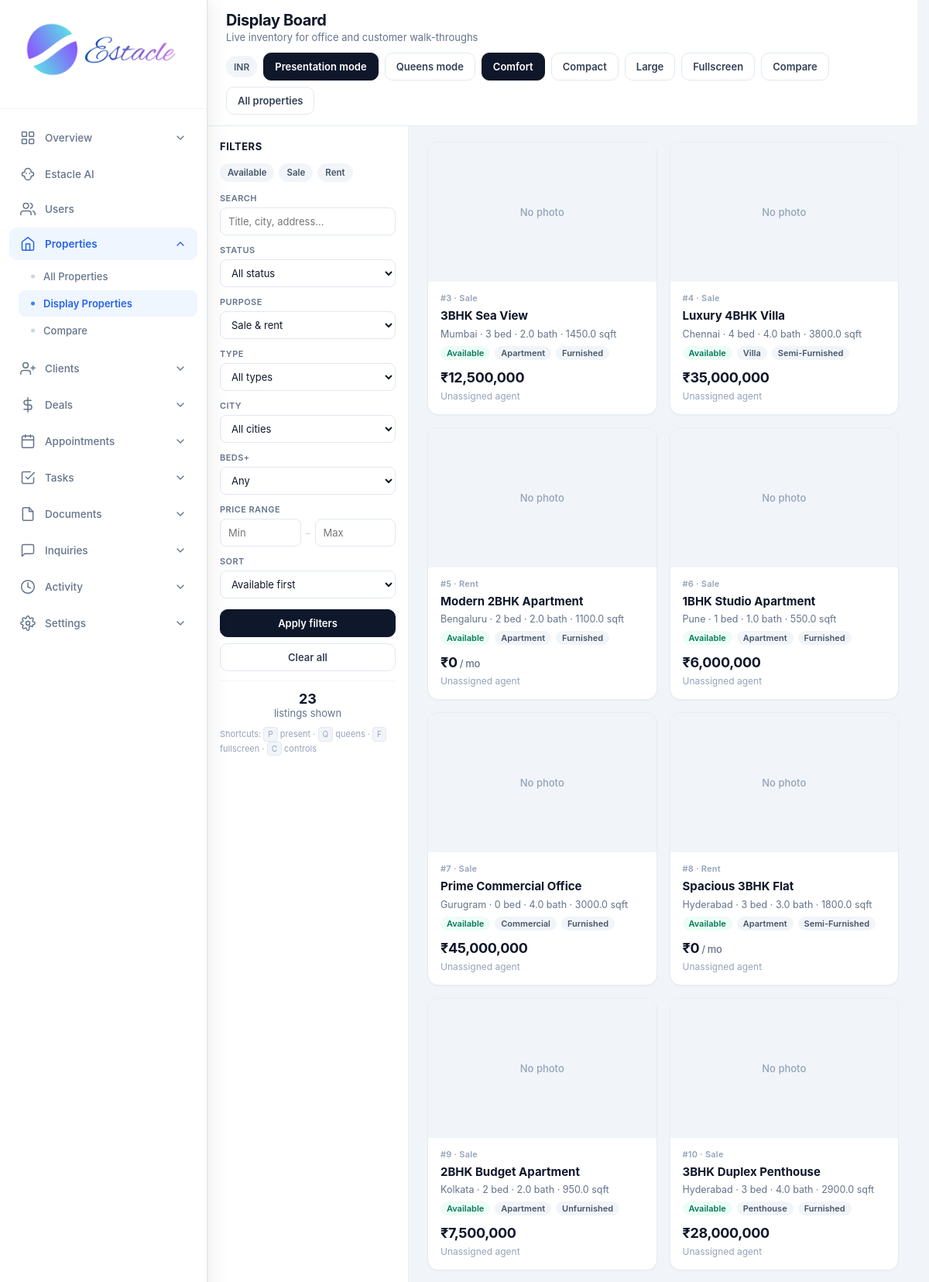
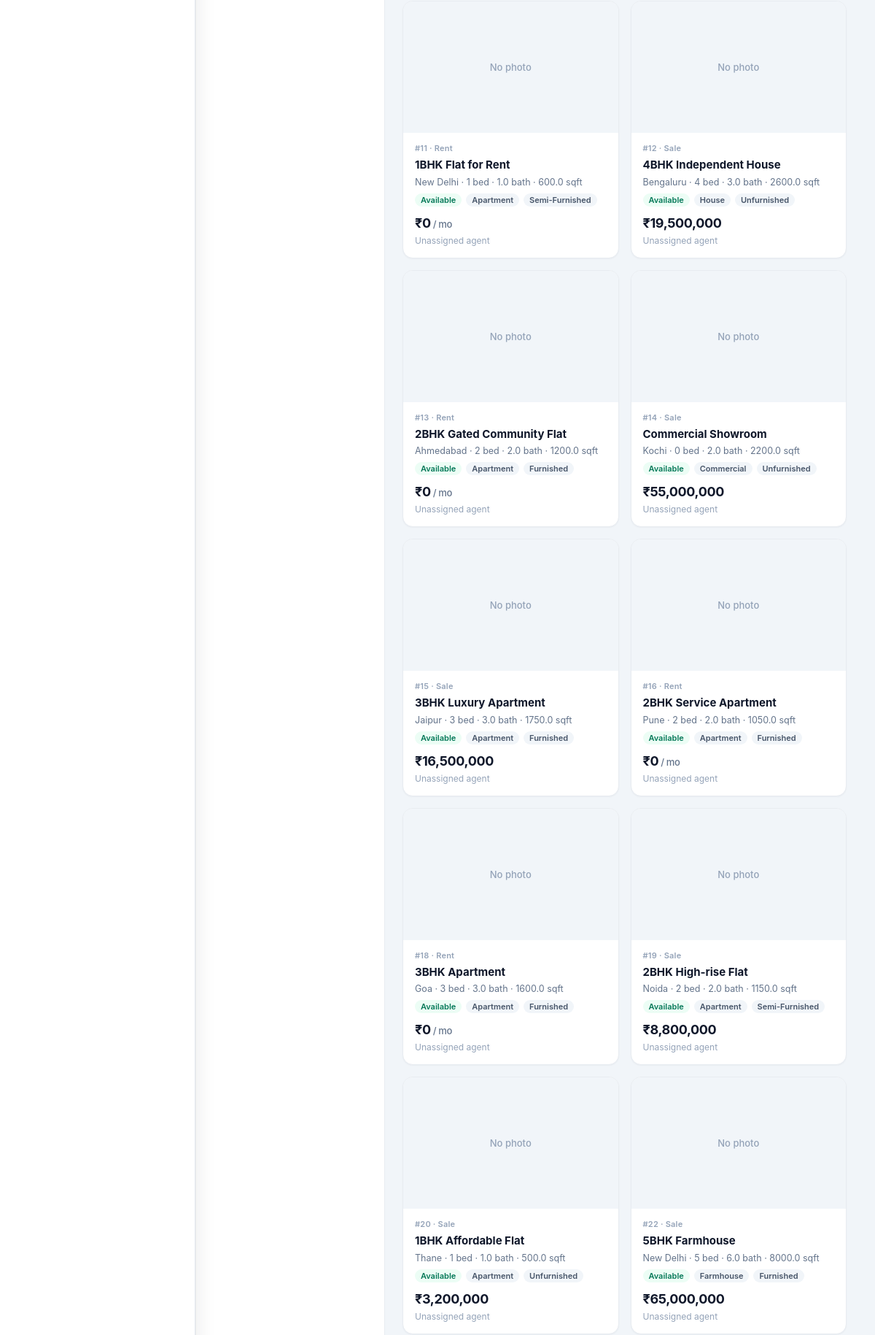
Page /admin/properties/display (signed in, upper part) on the committed database (2 pictures, top to bottom).
### tables this page shows
CREATE TABLE settings (
            key TEXT PRIMARY KEY,
            value TEXT
        );

CREATE TABLE properties (
            id INTEGER PRIMARY KEY AUTOINCREMENT,
            title TEXT NOT NULL,
            description TEXT,
            price REAL NOT NULL,
            property_type TEXT NOT NULL,
            status TEXT DEFAULT 'available',
            address TEXT,
            city TEXT,
            state TEXT,
            zip_code TEXT,
            bedrooms INTEGER,
            bathrooms REAL,
            area_sqft REAL,
            agent_id INTEGER,
            created_at TIMESTAMP DEFAULT CURRENT_TIMESTAMP, category TEXT DEFAULT "sale", listing_type TEXT DEFAULT "sale", floor TEXT, carpet_area REAL, furnishing TEXT, parking TEXT, amenities TEXT, seller_name TEXT, seller_phone TEXT, monthly_rent REAL, security_deposit REAL, maintenance REAL, per_sqft REAL, latitude TEXT, longitude TEXT, photos TEXT, year_built TEXT, facing TEXT, videos TEXT,
            FOREIGN KEY (agent_id) REFERENCES users (id)
        );

### routes/admin/properties.py (the view)
@admin.route('/admin/properties/display')
@login_required
@role_required('admin')
def admin_display_properties():
    db = get_db()
    migrate_db()
    q = request.args.get('q', '').strip()
    listing_type = request.args.get('listing_type', '').strip()
    prop_type = request.args.get('property_type', '').strip()
    city = request.args.get('city', '').strip()
    status = request.args.get('status', '').strip()
    beds = request.args.get('beds', '').strip()
    pmin = request.args.get('pmin', '').strip()
    pmax = request.args.get('pmax', '').strip()
    present = request.args.get('present', '').strip()
    queens = request.args.get('queens', '').strip()
    sort = request.args.get('sort', 'status').strip()
    density = request.args.get('density', 'comfortable').strip()
    sql = (
        "SELECT p.*, u.full_name as agent_name FROM properties p "
        "LEFT JOIN users u ON p.agent_id = u.id WHERE 1=1"
    )
    params = []
    if q:
        sql += " AND (p.title LIKE ? OR p.city LIKE ? OR p.address LIKE ? OR p.description LIKE ?)"
        params.extend(['%' + q + '%'] * 4)
    if listing_type in ('sale', 'rent'):
        sql += " AND p.listing_type = ?"
        params.append(listing_type)
    if prop_type:
        sql += " AND p.property_type = ?"
        params.append(prop_type)
    if city:
        sql += " AND p.city LIKE ?"
        params.append('%' + city + '%')
    if status in ('available', 'under_offer', 'sold', 'rented'):
        sql += " AND p.status = ?"
        params.append(status)
    if beds.isdigit():
        sql += " AND p.bedrooms >= ?"
        params.append(int(beds))
    if pmin:
        try:
            sql += " AND p.price >= ?"
            params.append(float(pmin))
        except ValueError:
            pass
    if pmax:
        try:
            sql += " AND p.price <= ?"
            params.append(float(pmax))
        except ValueError:
            pass
    order_map = {
        'price_asc': 'p.price ASC',
        'price_desc': 'p.price DESC',
        'newest': 'p.created_at DESC',
        'beds': 'p.bedrooms DESC',
        'status': "CASE p.status WHEN 'available' THEN 0 WHEN 'under_offer' THEN 1 ELSE 2 END, p.created_at DESC",
    }
    sql += " ORDER BY " + order_map.get(sort, order_map['status'])
    properties = db.execute(sql, params).fetchall()
    cities = [
        r[0] for r in db.execute(
            "SELECT DISTINCT city FROM properties WHERE city IS NOT NULL AND city != '' ORDER BY city"
        ).fetchall()
    ]
    currency = get_setting('currency', 'INR')
    filters = {
        'q': q, 'listing_type': listing_type, 'property_type': prop_type,
        'city': city, 'status': status, 'beds': beds, 'pmin': pmin, 'pmax': pmax,
        'sort': sort, 'density': density,
    }
    return render_template(
        'admin_display_properties.html',
        properties=properties,
        cities=cities,
        currency=currency,
        format_money=format_money,
        present=present,
        queens=queens,
        sort=sort,
        density=density,
        filters=filters,
    )

### templates/admin_display_properties.html (shortened to what this page needs)
<!DOCTYPE html>
<html lang="en">
<head>
    <link rel="stylesheet" href="{{ url_for('static', filename='css/admin.css') }}">
</head>
<body class="{% if present %}present-mode{% endif %} {% if queens %}queens-mode{% endif %} density-{{ density or 'comfortable' }}">
<div class="app-layout">
    {% set active = 'display_properties' %}
    {% include 'partials/admin_sidebar.html' %}
    <main class="main-content">
        <header class="top-bar dash-top">
            <div>
                <h1 class="page-title">Display Board</h1>
                <p class="page-subtitle">Live inventory for office and customer walk-throughs</p>
            </div>
            <div class="top-actions" id="topActions">
                <span class="badge-currency">{{ currency }}</span>
                {% set base = filters.copy() if filters is mapping else {} %}
                {% if present %}
                <a href="{{ url_for('admin.admin_display_properties', queens=queens or none, **filters) }}" class="btn-pill">Exit presentation</a>
                {% else %}
                <a href="{{ url_for('admin.admin_display_properties', present='1', queens=queens or none, **filters) }}" class="btn-pill primary">Presentation mode</a>
                {% endif %}
                {% if queens %}
                <a href="{{ url_for('admin.admin_display_properties', present=present or none, **filters) }}" class="btn-pill queens-on">Exit Queens</a>
                {% else %}
                <a href="{{ url_for('admin.admin_display_properties', present=present or none, queens='1', **filters) }}" class="btn-pill">Queens mode</a>
                {% endif %}
                <a href="{{ url_for('admin.admin_display_properties', present=present or none, queens=queens or none, density='comfortable', q=filters.q, listing_type=filters.listing_type, property_type=filters.property_type, city=filters.city, status=filters.status, beds=filters.beds, pmin=filters.pmin, pmax=filters.pmax, sort=filters.sort) }}" class="btn-pill {% if density == 'comfortable' %}active-mode{% endif %}">Comfort</a>
                <a href="{{ url_for('admin.admin_display_properties', present=present or none, queens=queens or none, density='compact', q=filters.q, listing_type=filters.listing_type, property_type=filters.property_type, city=filters.city, status=filters.status, beds=filters.beds, pmin=filters.pmin, pmax=filters.pmax, sort=filters.sort) }}" class="btn-pill {% if density == 'compact' %}active-mode{% endif %}">Compact</a>
                <a href="{{ url_for('admin.admin_display_properties', present=present or none, queens=queens or none, density='large', q=filters.q, listing_type=filters.listing_type, property_type=filters.property_type, city=filters.city, status=filters.status, beds=filters.beds, pmin=filters.pmin, pmax=filters.pmax, sort=filters.sort) }}" class="btn-pill {% if density == 'large' %}active-mode{% endif %}">Large</a>
                <button type="button" class="btn-pill" id="btnFullscreen" onclick="toggleFullscreen()">Fullscreen</button>
                <a href="{{ url_for('admin.admin_compare') }}" class="btn-pill">Compare</a>
                <a href="{{ url_for('admin.admin_properties') }}" class="btn-pill">All properties</a>
            </div>
        </header>
        <div class="board-body">
            <aside class="filter-panel">
                <h2>Filters</h2>
                <div class="quick-chips">
                    <a class="{% if filters.status == 'available' %}on{% endif %}"
                       href="{{ url_for('admin.admin_display_properties', present=present or none, queens=queens or none, status='available', density=density, sort=sort, listing_type=filters.listing_type, property_type=filters.property_type, city=filters.city, beds=filters.beds, pmin=filters.pmin, pmax=filters.pmax, q=filters.q) }}">Available</a>
                    <a class="{% if filters.listing_type == 'sale' %}on{% endif %}"
                       href="{{ url_for('admin.admin_display_properties', present=present or none, queens=queens or none, listing_type='sale', density=density, sort=sort, status=filters.status, property_type=filters.property_type, city=filters.city, beds=filters.beds, pmin=filters.pmin, pmax=filters.pmax, q=filters.q) }}">Sale</a>
                    <a class="{% if filters.listing_type == 'rent' %}on{% endif %}"
                       href="{{ url_for('admin.admin_display_properties', present=present or none, queens=queens or none, listing_type='rent', density=density, sort=sort, status=filters.status, property_type=filters.property_type, city=filters.city, beds=filters.beds, pmin=filters.pmin, pmax=filters.pmax, q=filters.q) }}">Rent</a>
                </div>
                <form method="GET" action="{{ url_for('admin.admin_display_properties') }}">
                    <div class="filter-group">
                        <label>Search</label>
                        <input type="search" name="q" value="{{ filters.q or '' }}" placeholder="Title, city, address…">
                    </div>
                    <div class="filter-group">
                        <label>Status</label>
                        <select name="status">
                            <option value="">All status</option>
                        </select>
                    </div>
                    <div class="filter-group">
                        <label>Purpose</label>
                        <select name="listing_type">
                            <option value="">Sale & rent</option>
                        </select>
                    </div>
                    <div class="filter-group">
                        <label>Type</label>
                        <select name="property_type">
                            <option value="">All types</option>
                        </select>
                    </div>
                    <div class="filter-group">
                        <label>City</label>
                        <select name="city">
                            <option value="">All cities</option>
                        </select>
                    </div>
                    <div class="filter-group">
                        <label>Beds+</label>
                        <select name="beds">
                            <option value="">Any</option>
                        </select>
                    </div>
                    <div class="filter-group">
                        <label>Price range</label>
                        <div class="range-row">
                            <input type="number" name="pmin" value="{{ filters.pmin or '' }}" placeholder="Min" min="0" step="any">
                            <span class="sep">–</span>
                            <input type="number" name="pmax" value="{{ filters.pmax or '' }}" placeholder="Max" min="0" step="any">
                        </div>
                    </div>
                    <div class="filter-group">
                        <label>Sort</label>
                        <select name="sort">
                            <option value="status" {% if sort == 'status' %}selected{% endif %}>Available first</option>
                        </select>
                    </div>
                    <div class="filter-actions">
                        <button type="submit" class="btn-pill primary" style="justify-content:center;width:100%">Apply filters</button>
                        <a href="{{ url_for('admin.admin_display_properties', present=present or none, queens=queens or none, density=density) }}" class="btn-pill" style="justify-content:center;width:100%">Clear all</a>
                    </div>
                    <div class="filter-count"><strong>{{ properties|length }}</strong><br>listings shown</div>
                    <p class="kbd-hint">
                        Shortcuts: <kbd>P</kbd> present · <kbd>Q</kbd> queens · <kbd>F</kbd> fullscreen · <kbd>C</kbd> controls
                    </p>
                </form>
            </aside>
            <div class="display-main" id="displayMain">
                <div class="prop-grid">
                    {% for p in properties %}
                    {% set photos = (p.photos or '').split(',') if p.photos else [] %}
                    {% set cover = photos[0].strip() if photos and photos[0].strip() else none %}
                    <a href="{{ url_for('admin.admin_property_detail', prop_id=p.id) }}" class="prop-card">
                        {% if cover %}
                        <img class="card-img" src="{{ url_for('static', filename='uploads/properties/' + cover) }}" alt="{{ p.title }}" loading="lazy">
                        {% else %}
                        <div class="card-no-img">No photo</div>
                        {% endif %}
                        <div class="card-body">
                            <div class="card-id">#{{ p.id }} · {{ (p.listing_type or 'sale')|capitalize }}</div>
                            <div class="card-title">{{ p.title }}</div>
                            <div class="card-sub">
                                {{ p.city or '—' }}
                                {% if p.bedrooms is not none %} · {{ p.bedrooms }} bed{% endif %}
                                {% if p.bathrooms is not none %} · {{ p.bathrooms }} bath{% endif %}
                                {% if p.area_sqft %} · {{ p.area_sqft }} sqft{% endif %}
                            </div>
                            <div class="card-tags">
                                <span class="{{ p.status or 'available' }}">{{ (p.status or 'available')|replace('_',' ') }}</span>
                                <span>{{ p.property_type or '—' }}</span>
                                {% if p.furnishing %}<span>{{ p.furnishing }}</span>{% endif %}
                            </div>
                            <div class="card-price real-price">{{ format_money(p.price, currency) }}{% if p.listing_type == 'rent' %}<span style="font-size:13px;font-weight:500;color:#64748b"> / mo</span>{% endif %}</div>
                            <div class="card-agent">{{ p.agent_name or 'Unassigned agent' }}</div>
                        </div>
                    </a>
                    {% else %}
                    <div class="empty-display">
                        <p style="font-size:15px;font-weight:600;color:#0f172a;margin:0 0 6px">No properties match</p>
                        <p style="font-size:13px;margin:0">Adjust filters or clear them to show more inventory.</p>
                    </div>
                    {% endfor %}
                </div>
            </div>
        </div>
    </main>
</div>
</body>
</html>

### rows in the picture
settings: value "INR"
properties: id "3", listing_type "Sale", title "3BHK Sea View", city "Mumbai", bedrooms "3", bathrooms "2.0", area_sqft "1450.0", status "Available", property_type "Apartment", furnishing "Furnished", price.value "₹12,500,000", agent_name "Unassigned agent"
properties: id "4", listing_type "Sale", title "Luxury 4BHK Villa", city "Chennai", bedrooms "4", bathrooms "4.0", area_sqft "3800.0", status "Available", property_type "Villa", furnishing "Semi-Furnished", price.value "₹35,000,000", agent_name "Unassigned agent"
properties: id "5", listing_type "Rent", title "Modern 2BHK Apartment", city "Bengaluru", bedrooms "2", bathrooms "2.0", area_sqft "1100.0", status "Available", property_type "Apartment", furnishing "Furnished", price.value "₹0", shows "/ mo", agent_name "Unassigned agent"
properties: id "6", listing_type "Sale", title "1BHK Studio Apartment", city "Pune", bedrooms "1", bathrooms "1.0", area_sqft "550.0", status "Available", property_type "Apartment", furnishing "Furnished", price.value "₹6,000,000", agent_name "Unassigned agent"
properties: id "7", listing_type "Sale", title "Prime Commercial Office", city "Gurugram", bedrooms "0", bathrooms "4.0", area_sqft "3000.0", status "Available", property_type "Commercial", furnishing "Furnished", price.value "₹45,000,000", agent_name "Unassigned agent"
properties: id "8", listing_type "Rent", title "Spacious 3BHK Flat", city "Hyderabad", bedrooms "3", bathrooms "3.0", area_sqft "1800.0", status "Available", property_type "Apartment", furnishing "Semi-Furnished", price.value "₹0", shows "/ mo", agent_name "Unassigned agent"
properties: id "9", listing_type "Sale", title "2BHK Budget Apartment", city "Kolkata", bedrooms "2", bathrooms "2.0", area_sqft "950.0", status "Available", property_type "Apartment", furnishing "Unfurnished", price.value "₹7,500,000", agent_name "Unassigned agent"
properties: id "10", listing_type "Sale", title "3BHK Duplex Penthouse", city "Hyderabad", bedrooms "3", bathrooms "4.0", area_sqft "2900.0", status "Available", property_type "Penthouse", furnishing "Furnished", price.value "₹28,000,000", agent_name "Unassigned agent"
properties: id "11", listing_type "Rent", title "1BHK Flat for Rent", city "New Delhi", bedrooms "1", bathrooms "1.0", area_sqft "600.0", status "Available", property_type "Apartment", furnishing "Semi-Furnished", price.value "₹0", shows "/ mo", agent_name "Unassigned agent"
properties: id "12", listing_type "Sale", title "4BHK Independent House", city "Bengaluru", bedrooms "4", bathrooms "3.0", area_sqft "2600.0", status "Available", property_type "House", furnishing "Unfurnished", price.value "₹19,500,000", agent_name "Unassigned agent"
properties: id "13", listing_type "Rent", title "2BHK Gated Community Flat", city "Ahmedabad", bedrooms "2", bathrooms "2.0", area_sqft "1200.0", status "Available", property_type "Apartment", furnishing "Furnished", price.value "₹0", shows "/ mo", agent_name "Unassigned agent"
properties: id "14", listing_type "Sale", title "Commercial Showroom", city "Kochi", bedrooms "0", bathrooms "2.0", area_sqft "2200.0", status "Available", property_type "Commercial", furnishing "Unfurnished", price.value "₹55,000,000", agent_name "Unassigned agent"
properties: id "15", listing_type "Sale", title "3BHK Luxury Apartment", city "Jaipur", bedrooms "3", bathrooms "3.0", area_sqft "1750.0", status "Available", property_type "Apartment", furnishing "Furnished", price.value "₹16,500,000", agent_name "Unassigned agent"
properties: id "16", listing_type "Rent", title "2BHK Service Apartment", city "Pune", bedrooms "2", bathrooms "2.0", area_sqft "1050.0", status "Available", property_type "Apartment", furnishing "Furnished", price.value "₹0", shows "/ mo", agent_name "Unassigned agent"
properties: id "18", listing_type "Rent", title "3BHK Apartment", city "Goa", bedrooms "3", bathrooms "3.0", area_sqft "1600.0", status "Available", property_type "Apartment", furnishing "Furnished", price.value "₹0", shows "/ mo", agent_name "Unassigned agent"
properties: id "19", listing_type "Sale", title "2BHK High-rise Flat", city "Noida", bedrooms "2", bathrooms "2.0", area_sqft "1150.0", status "Available", property_type "Apartment", furnishing "Semi-Furnished", price.value "₹8,800,000", agent_name "Unassigned agent"
properties: id "20", listing_type "Sale", title "1BHK Affordable Flat", city "Thane", bedrooms "1", bathrooms "1.0", area_sqft "500.0", status "Available", property_type "Apartment", furnishing "Unfurnished", price.value "₹3,200,000", agent_name "Unassigned agent"
properties: id "22", listing_type "Sale", title "5BHK Farmhouse", city "New Delhi", bedrooms "5", bathrooms "6.0", area_sqft "8000.0", status "Available", property_type "Farmhouse", furnishing "Furnished", price.value "₹65,000,000", agent_name "Unassigned agent"

### other values in the picture
{{ properties|length }} "23"
